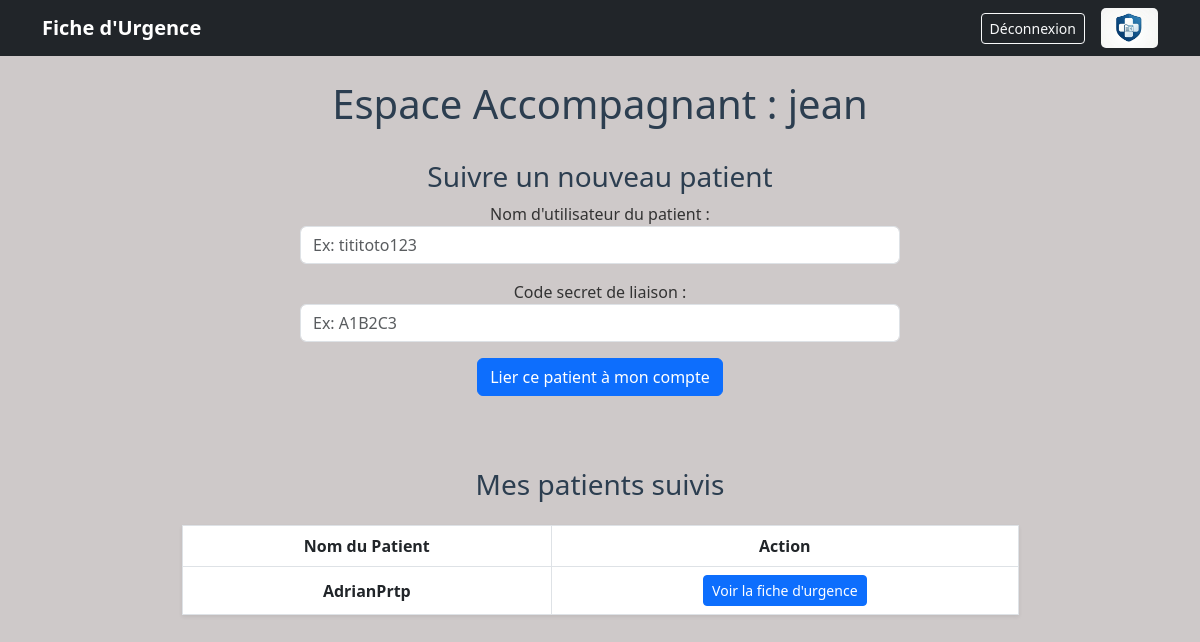
The page /helper_dashboard (signed in) on the database as committed earlier.
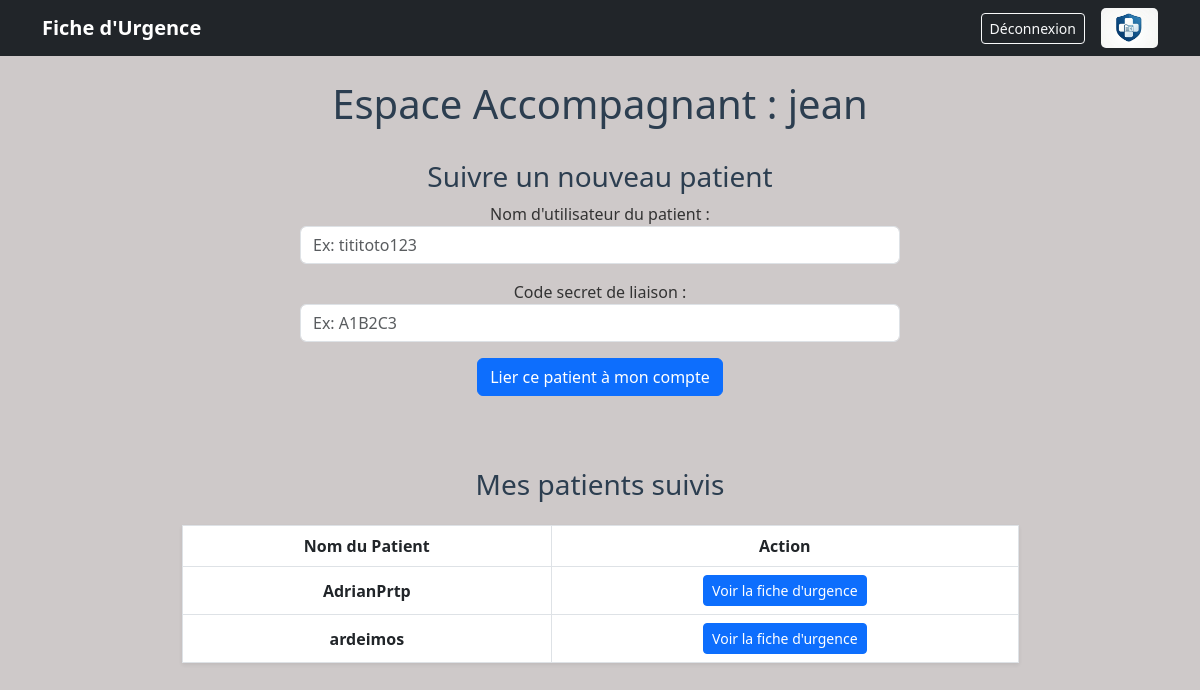
The same page on the database as committed later.
### tables this page shows
CREATE TABLE emergency_profile (
    id INTEGER PRIMARY KEY AUTOINCREMENT,
    user_id INTEGER UNIQUE NOT NULL,
    condition_name TEXT DEFAULT 'Ã€ remplir',
    emergency_contact TEXT DEFAULT 'Ã€ remplir',
    secret_key TEXT NOT NULL, 
    helper_id INTEGER,
    FOREIGN KEY (user_id) REFERENCES user (id),
    FOREIGN KEY (helper_id) REFERENCES user (id) 
);

CREATE TABLE user (
    id INTEGER PRIMARY KEY AUTOINCREMENT,
    username TEXT UNIQUE NOT NULL,
    password TEXT NOT NULL,
    role TEXT NOT NULL DEFAULT 'patient' -- 'patient' ou 'helper'
);

### app_projet.py (the view)
@app.route('/helper_dashboard')
def helper_dashboard():
    if 'user_id' not in session or session.get('role') != 'helper':
        return redirect('/login')
    patients = db.get_followed_patients(session['user_id'])
    return render_template('helper_dashboard.html', patients=patients)

### database.py (called while the page is built)
def db_fetch(query, args=(), all=False, db_name=DBFILENAME):
  with sqlite3.connect(db_name) as conn:
    conn.row_factory = sqlite3.Row
    cur = conn.execute(query, args)
    if all:
      res = cur.fetchall()
      return [dict(e) for e in res] if res else []
    else:
      res = cur.fetchone()
      return dict(res) if res else None
  return res

    def get_followed_patients(self, helper_id):
        query = """
            SELECT user.username, emergency_profile.* FROM emergency_profile
            JOIN user ON user.id = emergency_profile.user_id
            WHERE emergency_profile.helper_id = ?
        """
        return db_fetch(query, (helper_id,), all=True)

### templates/helper_dashboard.html (shortened to what this page needs)
<!DOCTYPE html>
<html lang="fr">
<head>
    <link href="https://cdn.jsdelivr.net/npm/bootstrap@5.3.0/dist/css/bootstrap.min.css" rel="stylesheet">
</head>
<body>
    <nav class="navbar navbar-expand-lg navbar-dark bg-dark mb-4">
    <div class="container d-flex justify-content-between align-items-center">
        <a class="navbar-brand fw-bold" href="/"> Fiche d'Urgence</a>
        <div class="d-flex align-items-center">
            {% if session.get('user_id') %}
                <a href="/logout" class="btn btn-outline-light btn-sm me-3">Déconnexion</a>
            {% endif %}
            <img src="{{ url_for('static', filename='logo.jpg') }}" alt="Logo" style="height: 40px; border-radius: 5px;">
        </div>
    </div>
    </nav>
    <div class="text-center">
    <div>
        <h1>Espace Accompagnant : {{ session['username'] }}</h1>
    </div>
    <br>
    <div>
        <h3>Suivre un nouveau patient</h3>
        <form action="/link-patient" method="POST">
            <p>
                <label>Nom d'utilisateur du patient :</label><br>
                <input type="text" name="patient_username" class="form-control mx-auto w-50"placeholder="Ex: tititoto123" required>
            </p>
            <p>
                <label>Code secret de liaison :</label><br>
                <input type="text" name="secret_key" class="form-control mx-auto w-50" placeholder="Ex: A1B2C3" required>
            </p>
            <button type="submit" class="btn btn-primary">Lier ce patient à mon compte</button>
        </form>
    </div>
    <br>
    <div class="text-center container py-5">
    <h3>Mes patients suivis</h3>
    {% if patients %}
        <div class="table-responsive">
            <table class="table table-bordered table-hover mx-auto w-75 mt-3 shadow-sm">
                    <tr>
                        <th>Nom du Patient</th>
                        <th>Action</th>
                    </tr>
                <tbody class="list-unstyled"> {% for p in patients %}
                    <tr>
                        <td class="align-middle"><strong>{{ p.username }}</strong></td>
                        <td>
                            <a href="/emergency/{{ p.username }}" class="btn btn-primary btn-sm">Voir la fiche d'urgence</a>
                        </td>
                    </tr>
                    {% endfor %}
                </tbody>
            </table>
        </div>
    {% else %}
        <p class="text-muted">Vous ne suivez aucun patient pour le moment.</p>
    {% endif %}
    </div>
    </div>
</body>
</html>

Rows that differ between the two databases and show on the page:
added emergency_profile: username "ardeimos"
